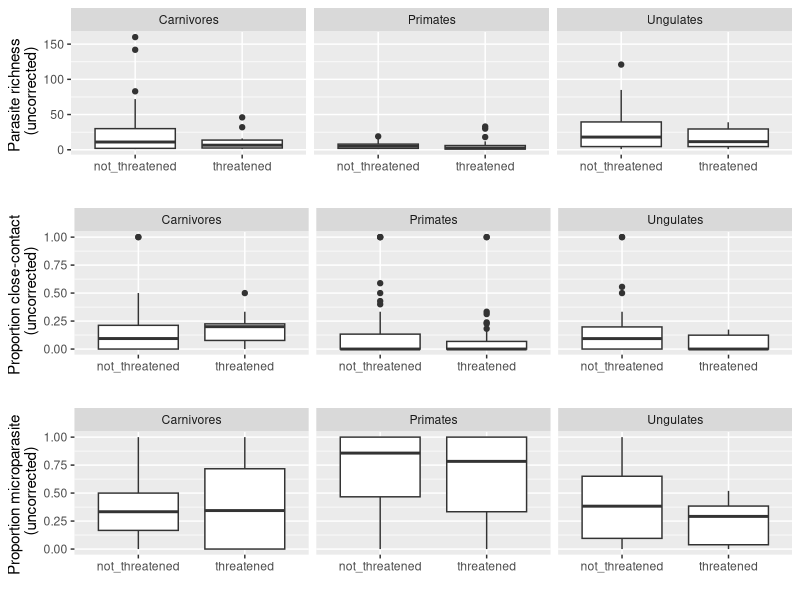

Generate this figure with R:
library(tidyverse)
library(magrittr)
library(ggplot2) 
library(cowplot)

# richness
carnRICH <- read.csv("./Data/JPEK/allDat_totrich_carngroup.csv") %>% dplyr::rename(Threat_status = combIUCN) %>% mutate(Host_Order = "Carnivores")
unggRICH <- read.csv("./Data/JPEK/allDat_totrich_unggroup.csv") %>% dplyr::rename(Threat_status = combIUCN) %>% mutate(Host_Order = "Ungulates")
primRICH <- read.csv("./Data/JPEK/allDat_totrich_primgroup.csv") %>% dplyr::rename(Threat_status = combIUCN) %>% mutate(Host_Order = "Primates")

# mode 
carnTM <- read.csv("./Data/JPEK/allDat_parastrans_carngroup.csv")%>% mutate(Host_Order = "Carnivores")
unggTM <- read.csv("./Data/JPEK/allDat_parastrans_unggroup.csv")%>% mutate(Host_Order = "Ungulates")
primTM <- read.csv("./Data/JPEK/allDat_parastrans_primgroup.csv") %>% mutate(Host_Order = "Primates")

# type
carnTYPE <- read.csv("./Data/JPEK/allDat_parastype_carngroup.csv")%>% mutate(Host_Order = "Carnivores")
unggTYPE <- read.csv("./Data/JPEK/allDat_parastype_unggroup.csv")%>% mutate(Host_Order = "Ungulates")
primTYPE <- read.csv("./Data/JPEK/allDat_parastype_primgroup.csv") %>% mutate(Host_Order = "Primates")

# fulls
richy <- bind_rows(carnRICH, unggRICH, primRICH) 
trans <- bind_rows(carnTM, primTM, unggTM) %>% mutate(propClose=parRichCloseOnly/parRichTransKnown)
parTypes <- bind_rows(carnTYPE, primTYPE, unggTYPE) %>% mutate(propMicro=parRich_micro/parRich_alltypes)


levels(richy$Threat_status) <- c("NT", "T")
levels(trans$combIUCN) <- c("NT", "T")
levels(parTypes$combIUCN) <- c("NT", "T")

richy %>%
  ggplot(aes(x=Threat_status, y=parRich)) + 
  geom_boxplot()+ 
  ylab("Parasite richness \n (uncorrected)") + xlab("") + 
  facet_grid(.~Host_Order) -> pRich

trans %>% 
  ggplot(aes(x=combIUCN, y=propClose)) + 
  geom_boxplot() + 
  ylab("Proportion close-contact \n (uncorrected)") +xlab("") + 
  facet_grid(.~Host_Order) -> pClose

parTypes %>% 
  ggplot(aes(x=combIUCN, y=propMicro)) + 
  geom_boxplot() + 
  ylab("Proportion microparasite \n (uncorrected)") + xlab("") + 
  facet_grid(.~Host_Order) -> pType

plot_grid(pRich, pClose, pType ,ncol=1)
